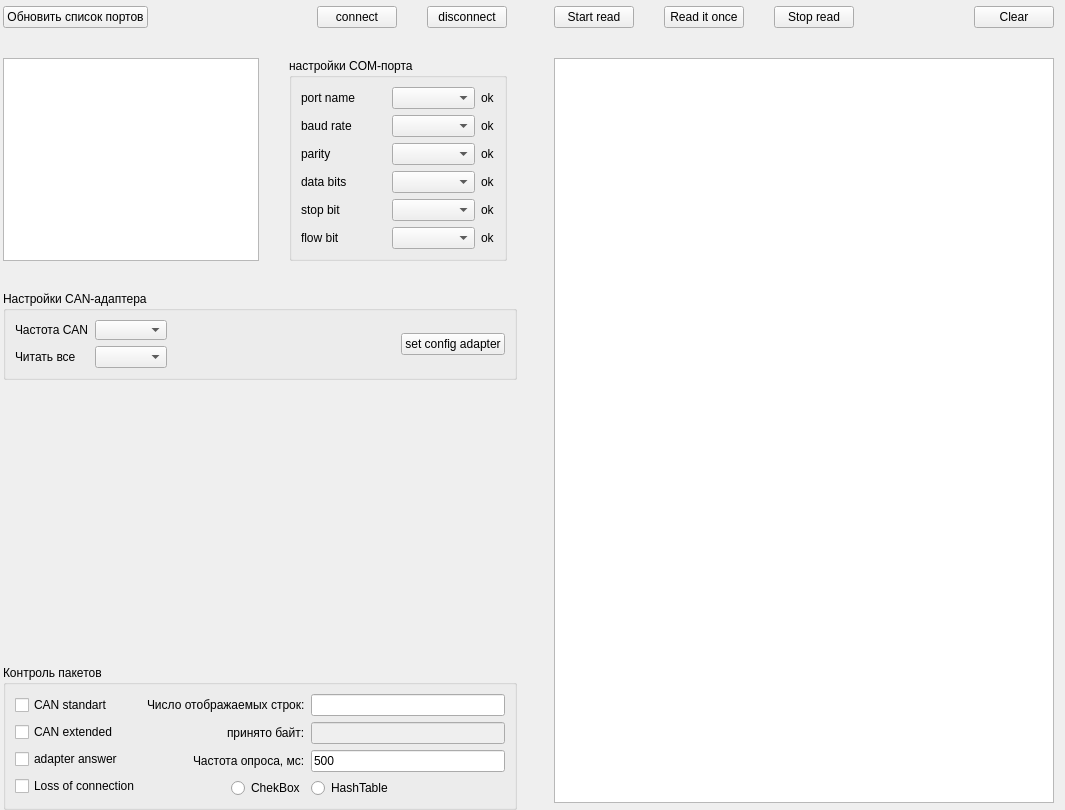
          <widget class="QWidget" name="scrollAreaWidgetContents_2">
           <property name="geometry">
            <rect>
             <x>0</x>
             <y>0</y>
             <width>1065</width>
             <height>810</height>
            </rect>
           </property>
           <layout class="QGridLayout" name="gridLayout_4">
            <property name="leftMargin">
             <number>0</number>
            </property>
            <property name="topMargin">
             <number>0</number>
            </property>
            <property name="rightMargin">
             <number>6</number>
            </property>
            <property name="bottomMargin">
             <number>0</number>
            </property>
            <property name="horizontalSpacing">
             <number>7</number>
            </property>
            <property name="verticalSpacing">
             <number>2</number>
            </property>
            <item row="1" column="0">
             <layout class="QHBoxLayout" name="horizontalLayout_11">
              <property name="spacing">
               <number>30</number>
              </property>
              <property name="sizeConstraint">
               <enum>QLayout::SetMaximumSize</enum>
              </property>
              <item>
               <layout class="QVBoxLayout" name="verticalLayout_8">
                <property name="leftMargin">
                 <number>3</number>
                </property>
                <item>
                 <layout class="QVBoxLayout" name="verticalLayout_2">
                  <property name="topMargin">
                   <number>6</number>
                  </property>
                  <property name="rightMargin">
                   <number>10</number>
                  </property>
                  <item>
                   <layout class="QHBoxLayout" name="horizontalLayout_7">
                    <item>
                     <widget class="QPushButton" name="pushButton_searchListPort">
                      <property name="text">
                       <string>Обновить список портов</string>
                      </property>
                     </widget>
                    </item>
                    <item>
                     <spacer name="horizontalSpacer_6">
                      <property name="orientation">
                       <enum>Qt::Horizontal</enum>
                      </property>
                      <property name="sizeHint" stdset="0">
                       <size>
                        <width>40</width>
                        <height>20</height>
                       </size>
                      </property>
                     </spacer>
                    </item>
                    <item>
                     <widget class="QPushButton" name="pushButton_connect">
                      <property name="text">
                       <string>connect</string>
                      </property>
                     </widget>
                    </item>
                    <item>
                     <widget class="QPushButton" name="pushButton_disconnect">
                      <property name="text">
                       <string>disconnect</string>
                      </property>
                     </widget>
                    </item>
                   </layout>
                  </item>
                  <item>
                   <layout class="QHBoxLayout" name="horizontalLayout_8">
                    <item>
                     <widget class="QListWidget" name="listWidget_portInfo"/>
                    </item>
                    <item>
                     <widget class="QGroupBox" name="groupBox">
                      <property name="title">
                       <string>настройки COM-порта</string>
                      </property>
                      <layout class="QGridLayout" name="gridLayout">
                       <item row="0" column="0">
                        <widget class="QLabel" name="label">
                         <property name="text">
                          <string>port name</string>
                         </property>
                        </widget>
                       </item>
                       <item row="0" column="1">
                        <widget class="QComboBox" name="comboBox_serialPort"/>
                       </item>
                       <item row="0" column="2">
                        <widget class="QLabel" name="label_nameOk">
                         <property name="text">
                          <string>ok</string>
                         </property>
                        </widget>
                       </item>
                       <item row="1" column="0">
                        <widget class="QLabel" name="label_baudRate">
                         <property name="sizePolicy">
                          <sizepolicy hsizetype="Maximum" vsizetype="Preferred">
                           <horstretch>0</horstretch>
                           <verstretch>0</verstretch>
                          </sizepolicy>
                         </property>
                         <property name="minimumSize">
                          <size>
                           <width>85</width>
                           <height>0</height>
                          </size>
                         </property>
                         <property name="text">
                          <string>baud rate</string>
                         </property>
                        </widget>
                       </item>
                       <item row="1" column="1">
                        <widget class="QComboBox" name="comboBox_baudRate">
                         <property name="minimumSize">
                          <size>
                           <width>83</width>
                           <height>0</height>
                          </size>
                         </property>
                        </widget>
                       </item>
                       <item row="1" column="2">
                        <widget class="QLabel" name="label_baudOk">
                         <property name="text">
                          <string>ok</string>
                         </property>
                        </widget>
                       </item>
                       <item row="2" column="0">
                        <widget class="QLabel" name="label_parity">
                         <property name="sizePolicy">
                          <sizepolicy hsizetype="Fixed" vsizetype="Preferred">
                           <horstretch>0</horstretch>
                           <verstretch>0</verstretch>
                          </sizepolicy>
                         </property>
                         <property name="minimumSize">
                          <size>
                           <width>85</width>
                           <height>0</height>
                          </size>
                         </property>
                         <property name="text">
                          <string>parity</string>
                         </property>
                        </widget>
                       </item>
                       <item row="2" column="1">
                        <widget class="QComboBox" name="comboBox_parity">
                         <property name="minimumSize">
                          <size>
                           <width>83</width>
                           <height>0</height>
                          </size>
                         </property>
                        </widget>
                       </item>
                       <item row="2" column="2">
                        <widget class="QLabel" name="label_parityOk">
                         <property name="text">
                          <string>ok</string>
                         </property>
                        </widget>
                       </item>
                       <item row="3" column="0">
                        <widget class="QLabel" name="label_dataBits">
                         <property name="sizePolicy">
                          <sizepolicy hsizetype="Fixed" vsizetype="Preferred">
                           <horstretch>0</horstretch>
                           <verstretch>0</verstretch>
                          </sizepolicy>
                         </property>
                         <property name="minimumSize">
                          <size>
                           <width>85</width>
                           <height>0</height>
                          </size>
                         </property>
                         <property name="text">
                          <string>data bits</string>
                         </property>
                        </widget>
                       </item>
                       <item row="3" column="1">
                        <widget class="QComboBox" name="comboBox_dataBits">
                         <property name="minimumSize">
                          <size>
                           <width>83</width>
                           <height>0</height>
                          </size>
                         </property>
                        </widget>
                       </item>
                       <item row="3" column="2">
                        <widget class="QLabel" name="label_dataOk">
                         <property name="text">
                          <string>ok</string>
                         </property>
                        </widget>
                       </item>
                       <item row="4" column="0">
                        <widget class="QLabel" name="label_stopBit">
                         <property name="sizePolicy">
                          <sizepolicy hsizetype="Fixed" vsizetype="Preferred">
                           <horstretch>0</horstretch>
                           <verstretch>0</verstretch>
                          </sizepolicy>
                         </property>
                         <property name="minimumSize">
                          <size>
                           <width>85</width>
                           <height>0</height>
                          </size>
                         </property>
                         <property name="text">
                          <string>stop bit</string>
                         </property>
                        </widget>
                       </item>
                       <item row="4" column="1">
                        <widget class="QComboBox" name="comboBox_stopBit">
                         <property name="minimumSize">
                          <size>
                           <width>83</width>
                           <height>0</height>
                          </size>
                         </property>
                        </widget>
                       </item>
                       <item row="4" column="2">
                        <widget class="QLabel" name="label_stopOk">
                         <property name="text">
                          <string>ok</string>
                         </property>
                        </widget>
                       </item>
                       <item row="5" column="0">
                        <widget class="QLabel" name="label_flowBit">
                         <property name="sizePolicy">
                          <sizepolicy hsizetype="Fixed" vsizetype="Preferred">
                           <horstretch>0</horstretch>
                           <verstretch>0</verstretch>
                          </sizepolicy>
                         </property>
                         <property name="minimumSize">
                          <size>
                           <width>85</width>
                           <height>0</height>
                          </size>
                         </property>
                         <property name="text">
                          <string>flow bit</string>
                         </property>
                        </widget>
                       </item>
                       <item row="5" column="1">
                        <widget class="QComboBox" name="comboBox_flowBit">
                         <property name="minimumSize">
                          <size>
                           <width>83</width>
                           <height>0</height>
                          </size>
                         </property>
                        </widget>
                       </item>
                       <item row="5" column="2">
                        <widget class="QLabel" name="label_flowOk">
                         <property name="text">
                          <string>ok</string>
                         </property>
                        </widget>
                       </item>
                      </layout>
                     </widget>
                    </item>
                   </layout>
                  </item>
                 </layout>
                </item>
                <item>
                 <widget class="QGroupBox" name="groupBox_2">
                  <property name="sizePolicy">
                   <sizepolicy hsizetype="Expanding" vsizetype="Preferred">
                    <horstretch>0</horstretch>
                    <verstretch>0</verstretch>
                   </sizepolicy>
                  </property>
                  <property name="title">
                   <string>Настройки CAN-адаптера</string>
                  </property>
                  <layout class="QHBoxLayout" name="horizontalLayout_10">
                   <item>
                    <layout class="QGridLayout" name="gridLayout_2">
                     <item row="3" column="1">
                      <widget class="QLabel" name="label_5">
                       <property name="text">
                        <string>Читать все</string>
                       </property>
                      </widget>
                     </item>
                     <item row="1" column="2">
                      <widget class="QComboBox" name="comboBox_canFreq">
                       <property name="minimumSize">
                        <size>
                         <width>66</width>
                         <height>20</height>
                        </size>
                       </property>
                      </widget>
                     </item>
                     <item row="1" column="1">
                      <widget class="QLabel" name="label_canFreq">
                       <property name="text">
                        <string>Частота CAN</string>
                       </property>
                      </widget>
                     </item>
                     <item row="3" column="2">
                      <widget class="QComboBox" name="comboBox_readAllCan"/>
                     </item>
                    </layout>
                   </item>
                   <item>
                    <spacer name="horizontalSpacer_7">
                     <property name="orientation">
                      <enum>Qt::Horizontal</enum>
                     </property>
                     <property name="sizeHint" stdset="0">
                      <size>
                       <width>182</width>
                       <height>20</height>
                      </size>
                     </property>
                    </spacer>
                   </item>
                   <item>
                    <widget class="QPushButton" name="pushButton_setConfigAdapter">
                     <property name="sizePolicy">
                      <sizepolicy hsizetype="Minimum" vsizetype="Fixed">
                       <horstretch>0</horstretch>
                       <verstretch>0</verstretch>
                      </sizepolicy>
                     </property>
                     <property name="text">
                      <string>set config adapter</string>
                     </property>
                    </widget>
                   </item>
                  </layout>
                 </widget>
                </item>
                <item>
                 <spacer name="verticalSpacer_2">
                  <property name="orientation">
                   <enum>Qt::Vertical</enum>
                  </property>
                  <property name="sizeHint" stdset="0">
                   <size>
                    <width>20</width>
                    <height>40</height>
                   </size>
                  </property>
                 </spacer>
                </item>
                <item>
                 <widget class="QGroupBox" name="groupBox_settingsTiming">
                  <property name="title">
                   <string>Контроль пакетов</string>
                  </property>
                  <layout class="QHBoxLayout" name="horizontalLayout_9">
                   <item>
                    <layout class="QVBoxLayout" name="verticalLayout_7">
                     <item>
                      <widget class="QCheckBox" name="checkBox_canStandart">
                       <property name="text">
                        <string>CAN standart</string>
                       </property>
                      </widget>
                     </item>
                     <item>
                      <widget class="QCheckBox" name="checkBox_canExtended">
                       <property name="text">
                        <string>CAN extended</string>
                       </property>
                      </widget>
                     </item>
                     <item>
                      <widget class="QCheckBox" name="checkBox_adapterAnswer">
                       <property name="text">
                        <string>adapter answer</string>
                       </property>
                      </widget>
                     </item>
                     <item>
                      <widget class="QCheckBox" name="checkBox_lossConnection">
                       <property name="text">
                        <string>Loss of connection</string>
                       </property>
                      </widget>
                     </item>
                    </layout>
                   </item>
                   <item>
                    <layout class="QFormLayout" name="formLayout_3">
                     <property name="labelAlignment">
                      <set>Qt::AlignRight|Qt::AlignTrailing|Qt::AlignVCenter</set>
                     </property>
                     <item row="0" column="0">
                      <widget class="QLabel" name="label_volumeTextRead">
                       <property name="text">
                        <string>Число отображаемых строк:</string>
                       </property>
                      </widget>
                     </item>
                     <item row="0" column="1">
                      <widget class="QLineEdit" name="lineEdit_volumeTextRead"/>
                     </item>
                     <item row="1" column="0">
                      <widget class="QLabel" name="label_3">
                       <property name="text">
                        <string>принято байт:</string>
                       </property>
                      </widget>
                     </item>
                     <item row="1" column="1">
                      <widget class="QLineEdit" name="lineEdit_availableByte">
                       <property name="enabled">
                        <bool>false</bool>
                       </property>
                      </widget>
                     </item>
                     <item row="2" column="0">
                      <widget class="QLabel" name="label_6">
                       <property name="text">
                        <string>Частота опроса, мс:</string>
                       </property>
                      </widget>
                     </item>
                     <item row="2" column="1">
                      <widget class="QLineEdit" name="lineEdit_freqSampl">
                       <property name="text">
                        <string>500</string>
                       </property>
                      </widget>
                     </item>
                     <item row="3" column="0">
                      <widget class="QRadioButton" name="radioButton_byChekBox">
                       <property name="text">
                        <string>ChekBox</string>
                       </property>
                      </widget>
                     </item>
                     <item row="3" column="1">
                      <widget class="QRadioButton" name="radioButton_fromHashTable">
                       <property name="text">
                        <string>HashTable</string>
                       </property>
                      </widget>
                     </item>
                    </layout>
                   </item>
                  </layout>
                 </widget>
                </item>
               </layout>
              </item>
              <item>
               <layout class="QVBoxLayout" name="verticalLayout">
                <property name="leftMargin">
                 <number>7</number>
                </property>
                <property name="topMargin">
                 <number>6</number>
                </property>
                <property name="rightMargin">
                 <number>5</number>
                </property>
                <property name="bottomMargin">
                 <number>7</number>
                </property>
                <item>
                 <layout class="QHBoxLayout" name="horizontalLayout_2">
                  <item>
                   <widget class="QPushButton" name="pushButton_startRead">
                    <property name="text">
                     <string>Start read</string>
                    </property>
                   </widget>
                  </item>
                  <item>
                   <widget class="QPushButton" name="pushButton_readOnce">
                    <property name="text">
                     <string>Read it once</string>
                    </property>
                   </widget>
                  </item>
                  <item>
                   <widget class="QPushButton" name="pushButton_stopRead">
                    <property name="text">
                     <string>Stop read</string>
                    </property>
                   </widget>
                  </item>
                  <item>
                   <spacer name="horizontalSpacer_2">
                    <property name="orientation">
                     <enum>Qt::Horizontal</enum>
                    </property>
                    <property name="sizeHint" stdset="0">
                     <size>
                      <width>40</width>
                      <height>20</height>
                     </size>
                    </property>
                   </spacer>
                  </item>
                  <item>
                   <widget class="QPushButton" name="pushButton_clear">
                    <property name="text">
                     <string>Clear</string>
                    </property>
                   </widget>
                  </item>
                 </layout>
                </item>
                <item>
                 <widget class="QTextEdit" name="textEdit_dataRead"/>
                </item>
               </layout>
              </item>
             </layout>
            </item>
           </layout>
          </widget>
